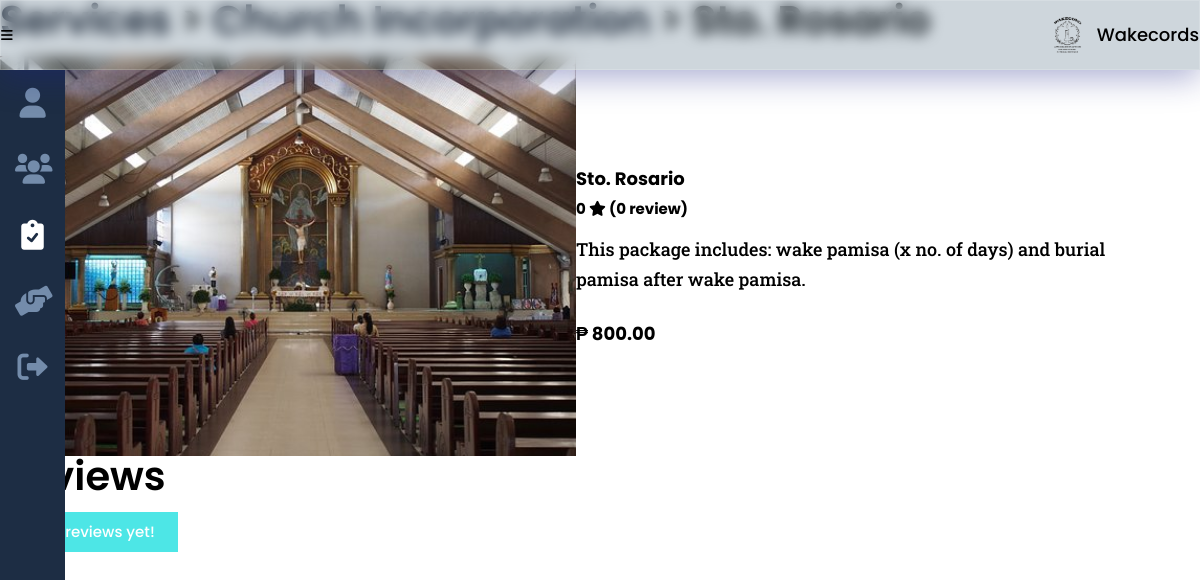
The page /funeral_tradition_this.php?service_id=71&id=11 on the database its author committed.
### tables this page shows
CREATE TABLE `church` (
  `service_id` int(8) NOT NULL,
  `church_church` varchar(25) NOT NULL,
  `church_cemetery` varchar(25) NOT NULL,
  `church_priest` varchar(25) NOT NULL,
  `church_address` varchar(300) NOT NULL,
  `church_mass_date` date DEFAULT NULL,
  `church_mass_time` varchar(200) DEFAULT NULL
);

CREATE TABLE `services` (
  `service_id` int(8) NOT NULL,
  `provider_id` int(8) NOT NULL,
  `service_type` varchar(20) NOT NULL,
  `service_desc` varchar(500) NOT NULL,
  `service_cost` decimal(9,2) DEFAULT NULL,
  `service_qty` int(2) DEFAULT NULL,
  `service_img` varchar(100) NOT NULL,
  `service_status` varchar(10) NOT NULL
);

### others/db.php (called while the page is built, shortened)
<?php
	class DB
	{
		static $hostname = "localhost";
		static $dbname = "wakecords";
		static $username  = "root";
		static $password = "";
		public static function query($sql, $params=array(), $transactType)
		{
			$rows = array();
			try
			{
				$db = new PDO("mysql:host=". self::$hostname ."; dbname=". self::$dbname,  self::$username,  self::$password);
				$db->setAttribute(PDO::ATTR_ERRMODE, PDO::ERRMODE_EXCEPTION);
				$cmd = $db->prepare($sql);
				$cmd->execute($params);
				if($transactType == "READ")
					$rows = $cmd->fetchAll();
				else
					$rows = $db->lastInsertId();
			}
			catch(PDOException $e)
			{
				echo $e->getMessage();
			}
			return $rows;
		}
	}

### funeral_tradition_this.php (the view, shortened to what this page needs)
<?php
	include("others/functions.php");
	include("others/head.php");
?>
<body>
	<div class="container">
		<?php include("others/header.php"); ?>
		<div class="banner">
			<?php
			include("others/sidebar.php"); ?>
			<section class="banner-con">
				<div class="wrapper">
					<div class="banner-div">
						<?php
							$service_type = read("services", ["service_id"], [$_GET['service_id']]);
							$service_type = $service_type[0];
							$service = DB::query("SELECT * FROM services a JOIN {$service_type['service_type']} b ON a.service_id = b.service_id WHERE a.service_id=?", array($_GET['service_id']), "READ");
							$service = $service[0];
							if(isset($_SESSION['provider'])){
								$service_link = "services.php";
								$a_link = "services.php";
							}
							else {
								$service_link = "funeral.php";
								$a_link = "funeral_tradition.php";
							}
							switch($service_type['service_type']){
								case "church":
									echo "
									<h2><a href='{$service_link}'>Services</a> <span>> <a href='{$a_link}'>{$provider['provider_company']}</a> > {$service['church_church']}</span></h2>
									";
									$service_name = $service['church_church'];
								break;
							}
						?>
						<div class="banner-cards trad">
							<?php
								echo "
								<img class='card-img' src='images/providers/".$service['service_type']."/".$service['provider_id']."/".$service['service_img']."'>
								<div class='card-div'>
									<div>
										<h3>".$service_name."
											<span>
												".ratings($service['service_id'], true)."
												<i class='fa-solid fa-star'></i>
												(".ratings_count($service['service_id'], true).")
											</span>
										</h3>
										<p>
											".$service['service_desc']."
										</p>
										<div class='card-price trad'>₱ ".number_format($service['service_cost'], 2, '.', ',')."</div>
								";
								echo "
									</div>
								</div>";
							?>
						</div>
						<div class="banner-ratings" id="ratings">
							<h2>Reviews</h2>
							<div class="ratings-con">
							<?php
							$ratings = read("feedback", ["service_id"], [$_GET['service_id']]);
							if(count($ratings)>0){
								foreach($ratings as $result){
									$seeker = read("seeker", ["seeker_id"], [$result['seeker_id']]);
									$seeker = $seeker[0];
									$days = (strtotime(date('Y-m-d')) - strtotime(date($result['feedback_date']))) /60/60/24;
									echo "
									<div class='rate'>
									";
									if($days == 0) {
										echo "
										<span>
											<mark class='mark-style no-cursor'>new ratings</mark>
										</span>
										";
									}
									else {
										echo "
										<span class='gray-italic'>
											rated ".$days." days ago
										</span>
										";
									}
									echo "
										<h3>{$seeker['seeker_fname']} {$seeker['seeker_lname']}
											<span>
												".display_stars($result['feedback_star'])."
											</span>
										</h3>
										<p>{$result['feedback_comments']}</p>
									</div>
									";
								}
							}
							else messaging("notify", "No reviews yet!");
							?>
							</div>
						</div>
					</div>
				</div>
			</section>
		</div>
	</div>
<?php include("others/footer-js.php"); ?>

### css/style.css (style rules this page uses)
:root { --dark-blue:#0d1321; --light-blue:#1d2d44; --pale-blue:#3e5c76; --light-gray:#748cab; --gray: #ccc; --peach:#f0ebd8; --header-height:70px; --red: hsl(0,100%,40%); --green: hsl(133, 75%, 30%); --blue: hsl(180, 75%, 40%); --em-1: 1em; --rem-1: 1rem; --box-shadow: 2px 2px 6px -2px #000; }
* { padding:0;margin:0;box-sizing:border-box;resize:none;outline:none;border:none;text-decoration:none;list-style:none; }
body { font:500 18px/30px Poppins,sans-serif; }
.wrapper { width:100%;margin:0 auto 0 0;padding:0 var(--size-3) var(--size-8) var(--size-11); }
section, main { padding:100px 0;background:#fff; }
h1,h2 { line-height:100%;margin-bottom:40px;position:relative; }
h2 { margin-bottom:var(--rem-1); }
h3 { margin-bottom:10px;position:relative; }
h2 { font-size:40px;font-weight:600; }
h2 a { display:inline-block;position:relative;color:var(--dark-blue); }
h2 a:after { content:"";position:absolute;width:100%;transform:scaleX(0);height:2px;bottom:0;left:0;background-color:var(--light-blue);transform-origin:bottom right;transition:transform 0.25s ease-out; }
p { font-family:Roboto Slab,serif;margin-bottom:25px; }
.banner-con { width:100%;padding:0; }
.banner-div { height:100%;padding-top:var(--size-11);position:relative;margin-bottom:var(--em-1); }
.banner-div h2 span { font-size:var(--size-5); }
.banner-cards { display:flex;column-gap:var(--size-5);flex-wrap:wrap; }
.banner-cards.trad { margin-bottom:var(--size-5); }
.banner-cards img { width:100%; }
.banner-cards h3, .banner-cards p { padding-inline:var(--size-3); }
.banner-cards h3 span { display:block;font-size:15px;color:var(--yellow-6); }
.banner-cards.trad h3 { font-size:var(--size-7); }
.banner-cards.trad h3, .banner-cards.trad p { padding-inline:0; }
.banner-cards p { font-size:var(--size-3); }
.banner-cards .card-price { font-size:var(--size-5);font-weight:bold;margin-bottom:30px;width:100%;text-align:center; }
.banner-cards .card-price.trad { text-align:left;margin-bottom:var(--size-5); }
.banner-cards .card-img { width:48%;height:400px;object-fit:cover; }
.banner-cards .card-div { width:48%;display:flex;align-items:center; }
.card-div > div { width:100%; }

### rows shown on the page
church: service_id.service_img (picture), church_church "Sto. Rosario", service_id.service_desc "This package includes: wake pamisa (x no. of days) and burial pamisa after wake pamisa.", service_id.service_cost "800.00"

### other values the page prints
ratings($service['service_id'], true) "0"
ratings_count($service['service_id'], true) "0 review"
$msg "No reviews yet!"
